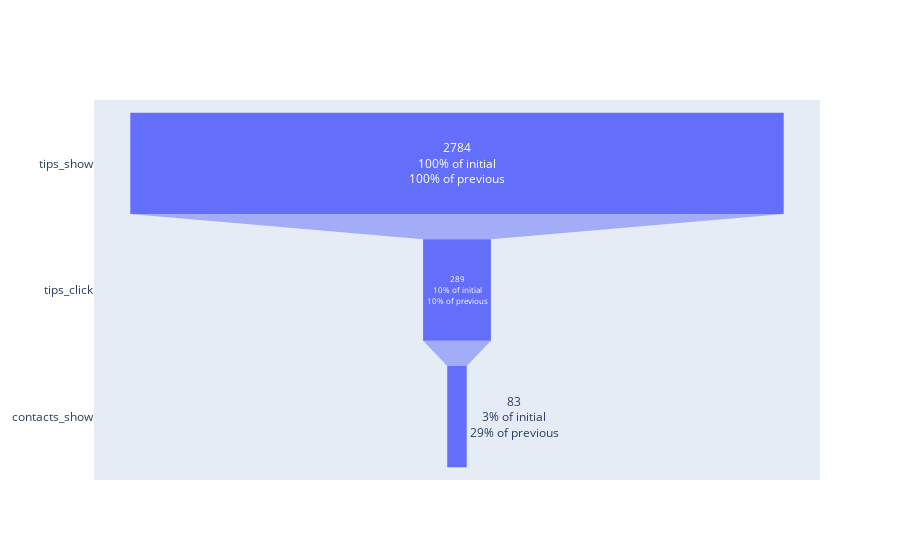

Write notebook code for a chart like this one.
### Markdown cell above
Как мы знаем, монетизация приложения не зависит от факта продажи товара напрямую. 
Монетизация осуществляется за счет продаж премиум-подписки и платного продвижения объявлений в рекомендациях и поисковых запросах.  

Чтоб продавцы использовали платный функционал, они должны видеть отдачу как минимум в росте количества просмотров объявлений. А значит, рекомендательная система должна работать максимально эффективно.

Рассмотрим, какова конверсия из показа объявлений (tips_show) в клики по ним (tips_click) и в дальнейший показ контактов.  То есть, оценим конверсию для воронки ['tips_show', 'tips_click', 'contacts_show'].

Это поможет понять, насколько релевантные объявления подбирает рекомендательная система внутри приложения.

### Code cell
funnel_func(data, ['tips_show', 'tips_click', 'contacts_show'])

### Figure 1 — Plotly figure (JSON) as saved in the notebook; plotly's stock layout.template omitted (floating-point values rounded to 4 significant figures)
{"data": [{"textinfo": "value+percent initial+percent previous", "type": "funnel", "x": [2784, 289, 83], "y": ["tips_show", "tips_click", "contacts_show"]}], "layout": {}}
